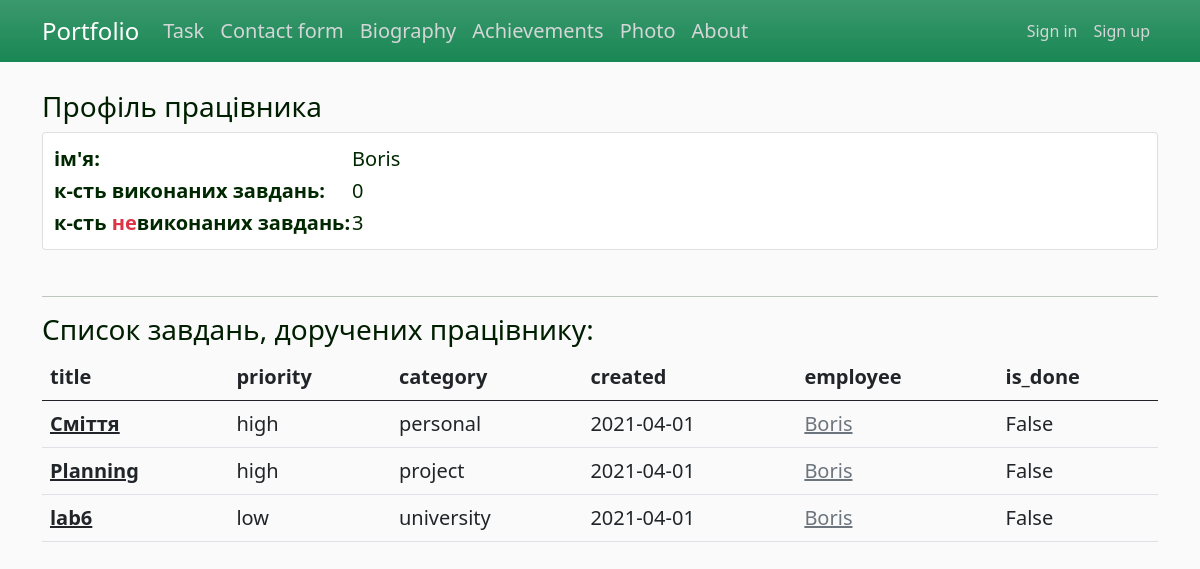
The page /tsk/employee/1 on the database as committed earlier.
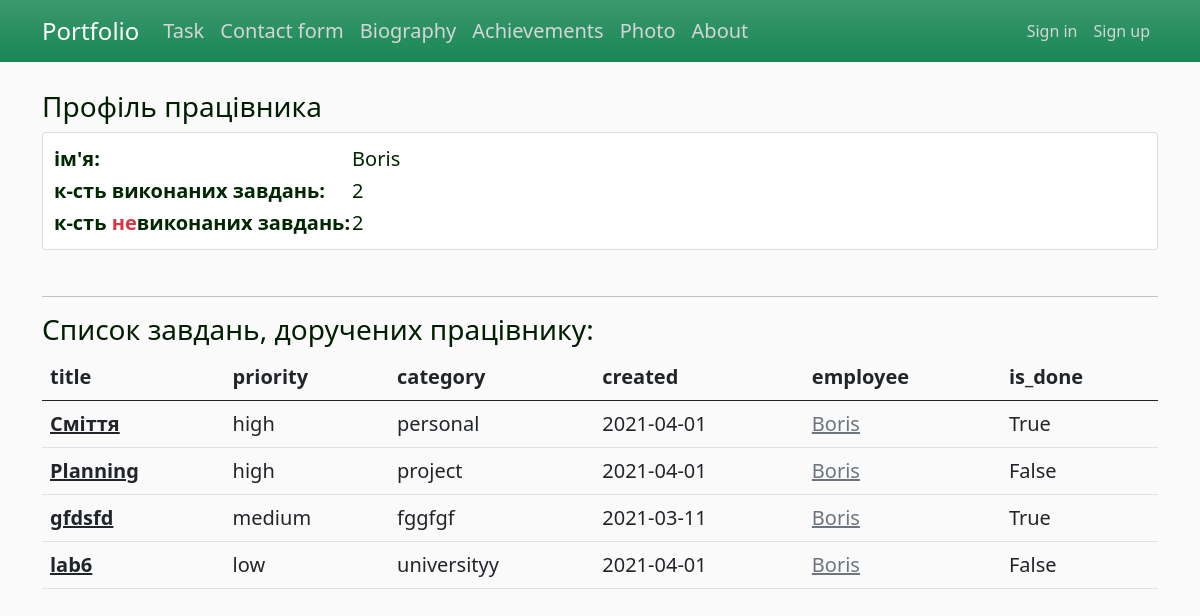
The same page on the database as committed later.
### app/task/models.py (models this page shows, shortened)
class Employee(db.Model):  # many to many з Tasks
    id = db.Column(db.Integer, primary_key=True)
    name = db.Column(db.String(25), nullable=False, unique=True)
    count_of_compltd_task = db.Column(db.Integer, nullable=False, default=0)
    tasks_todo = db.relationship('Task', secondary=many_to_many, backref=db.backref('for_empl'))

class Task(db.Model):
    id = db.Column(db.Integer, primary_key=True)
    title = db.Column(db.String(80), nullable=False)
    description = db.Column(db.Text, nullable=False)
    created = db.Column(db.DateTime, default=datetime.utcnow)
    priority = db.Column(db.Enum(EnumPriority), default='low')
    is_done = db.Column(db.Boolean, default=False)
    category_id = db.Column(db.Integer(), db.ForeignKey('category.id'))

class Category(db.Model):
    id = db.Column(db.Integer, primary_key=True)
    name = db.Column(db.String(255), nullable=False, unique=True)
    tasks = db.relationship('Task', backref='categor', lazy='dynamic')

### app/task/views.py (the view)
@task_bp.route("/employee/<int:id>")
def employee_profile(id):
    employee = Employee.query.get(id)
    all_tasks = Task.query.filter(Task.for_empl.contains(employee)).order_by(
        case(value=Task.priority, whens={'low': 0, 'medium': 1, 'high': 2}).desc(), Task.created)
    counter = 0
    for t in all_tasks:
        if t.is_done:
            counter += 1
    try:
        employee.count_of_compltd_task = counter
        db.session.commit()
    except:
        pass
    return render_template('employee_profile.html', title='Профіль працівника', employee=employee, all_tasks=all_tasks,
                           tasks_count=all_tasks.count())

### app/task/templates/task/employee_profile.html
{% extends "layout.html" %}
{% block content %}
<h3> Профіль працівника </h3>
  <table class="card">
    <tr>
        <td><b>ім'я:</b></td>
      <td>{{ employee.name }}</td>
    </tr>
    <tr>
      <td><b>к-сть виконаних завдань:</b></td>
      <td>{{ employee.count_of_compltd_task }}</td>
    </tr>
    <tr>
      <td><b>к-сть <span class="text-danger">не</span>виконаних завдань:</b></td>
      <td>{{ tasks_count - employee.count_of_compltd_task }}</td>
    </tr>
  </table>
  <br><hr>
  <h3> Список завдань, доручених працівнику: </h3>
    <table class="table table-hover">
      <thead>
        <tr>
          <th scope="col">title</th>
          <th scope="col">priority</th>
            <th scope="col">category</th>
          <th scope="col">created</th>
            <th scope="col">employee</th>
            <th scope="col">is_done</th>
        </tr>
      </thead>
      <tbody>
        {% for task in all_tasks %}
            <tr>
              <th><a href="{{url_for('task_bp_in.task_detail', id=task.id)}}" class="link-dark"> {{ task.title }}</a></th>
              <td>{{ task.priority.name }}</td>
                <td>{{ task.categor.name }}</td>
              <td>{{ task.created.strftime('%Y-%m-%d') | safe}}</td>
                <td>
                    {% for t in task.for_empl %}
                        <a href="{{url_for('task_bp_in.employee_profile', id=t.id)}}" class="link-secondary"> {{ t.name }}</a><br>
                    {% endfor %}
                </td>
                <td>{{ task.is_done }}</td>
            </tr>
        {% endfor %}
      </tbody>
    </table>
{% endblock content %}

Rows that differ between the two databases and show on the page:
changed Employee "Boris": count_of_compltd_task "0" → "2"; tasks_count-employee.count_of_compltd_task "3" → "2"
changed Task "Сміття": is_done "False" → "True"
added Task: title "gfdsfd", priority.name "medium", categor.name "fggfgf", created "2021-03-11", is_done "True", Employee (name "Boris")
changed through a linked row, Task "lab6": categor.name "university" → "universityy"
